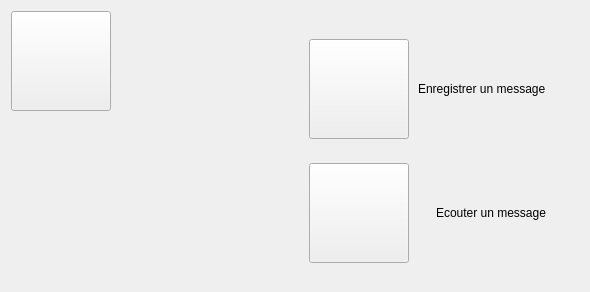
      <widget class="QWidget" name="toc_page">
       <layout class="QHBoxLayout" name="horizontalLayout_5" stretch="1,1">
        <item>
         <layout class="QHBoxLayout" name="horizontalLayout_4">
          <item>
           <layout class="QVBoxLayout" name="verticalLayout_2">
            <item>
             <widget class="QPushButton" name="backButton1">
              <property name="sizePolicy">
               <sizepolicy hsizetype="Fixed" vsizetype="Fixed">
                <horstretch>0</horstretch>
                <verstretch>0</verstretch>
               </sizepolicy>
              </property>
              <property name="minimumSize">
               <size>
                <width>100</width>
                <height>100</height>
               </size>
              </property>
              <property name="styleSheet">
               <string notr="true">QPushButton {
	border-image: url(:/images/buttons/up_button.png);
}

QPushButton:hover {
	border-image: url(:/images/buttons/up_button_hovered.png);
}

QPushButton:pressed {
	border-image: url(:/images/buttons/up_button_pressed.png);	
}

</string>
              </property>
              <property name="text">
               <string/>
              </property>
             </widget>
            </item>
            <item>
             <spacer name="verticalSpacer_6">
              <property name="orientation">
               <enum>Qt::Vertical</enum>
              </property>
              <property name="sizeHint" stdset="0">
               <size>
                <width>20</width>
                <height>40</height>
               </size>
              </property>
             </spacer>
            </item>
           </layout>
          </item>
          <item>
           <spacer name="horizontalSpacer_6">
            <property name="orientation">
             <enum>Qt::Horizontal</enum>
            </property>
            <property name="sizeHint" stdset="0">
             <size>
              <width>70</width>
              <height>20</height>
             </size>
            </property>
           </spacer>
          </item>
         </layout>
        </item>
        <item>
         <layout class="QHBoxLayout" name="horizontalLayout_3">
          <item>
           <spacer name="horizontalSpacer_7">
            <property name="orientation">
             <enum>Qt::Horizontal</enum>
            </property>
            <property name="sizeHint" stdset="0">
             <size>
              <width>48</width>
              <height>20</height>
             </size>
            </property>
           </spacer>
          </item>
          <item>
           <layout class="QVBoxLayout" name="verticalLayout">
            <item>
             <spacer name="verticalSpacer_3">
              <property name="orientation">
               <enum>Qt::Vertical</enum>
              </property>
              <property name="sizeHint" stdset="0">
               <size>
                <width>20</width>
                <height>28</height>
               </size>
              </property>
             </spacer>
            </item>
            <item>
             <layout class="QHBoxLayout" name="horizontalLayout">
              <item>
               <widget class="QPushButton" name="recordHomeButton">
                <property name="sizePolicy">
                 <sizepolicy hsizetype="Fixed" vsizetype="Fixed">
                  <horstretch>0</horstretch>
                  <verstretch>0</verstretch>
                 </sizepolicy>
                </property>
                <property name="minimumSize">
                 <size>
                  <width>100</width>
                  <height>100</height>
                 </size>
                </property>
                <property name="styleSheet">
                 <string notr="true">QPushButton {
	border-image: url(:/images/buttons/forward_button.png);
}

QPushButton:hover {
	border-image: url(:/images/buttons/forward_button_hovered.png);
}

QPushButton:pressed {
	border-image: url(:/images/buttons/forward_button_pressed.png);	
}

</string>
                </property>
                <property name="text">
                 <string/>
                </property>
               </widget>
              </item>
              <item>
               <spacer name="horizontalSpacer_3">
                <property name="orientation">
                 <enum>Qt::Horizontal</enum>
                </property>
                <property name="sizeHint" stdset="0">
                 <size>
                  <width>40</width>
                  <height>20</height>
                 </size>
                </property>
               </spacer>
              </item>
              <item>
               <widget class="QLabel" name="label">
                <property name="text">
                 <string>Enregistrer un message</string>
                </property>
               </widget>
              </item>
             </layout>
            </item>
            <item>
             <spacer name="verticalSpacer_4">
              <property name="orientation">
               <enum>Qt::Vertical</enum>
              </property>
              <property name="sizeHint" stdset="0">
               <size>
                <width>20</width>
                <height>18</height>
               </size>
              </property>
             </spacer>
            </item>
            <item>
             <layout class="QHBoxLayout" name="horizontalLayout_2">
              <item>
               <widget class="QPushButton" name="listenHomeButton">
                <property name="sizePolicy">
                 <sizepolicy hsizetype="Fixed" vsizetype="Fixed">
                  <horstretch>0</horstretch>
                  <verstretch>0</verstretch>
                 </sizepolicy>
                </property>
                <property name="minimumSize">
                 <size>
                  <width>100</width>
                  <height>100</height>
                 </size>
                </property>
                <property name="styleSheet">
                 <string notr="true">QPushButton {
	border-image: url(:/images/buttons/forward_button.png);
}

QPushButton:hover {
	border-image: url(:/images/buttons/forward_button_hovered.png);
}

QPushButton:pressed {
	border-image: url(:/images/buttons/forward_button_pressed.png);	
}

</string>
                </property>
                <property name="text">
                 <string/>
                </property>
               </widget>
              </item>
              <item>
               <spacer name="horizontalSpacer_4">
                <property name="orientation">
                 <enum>Qt::Horizontal</enum>
                </property>
                <property name="sizeHint" stdset="0">
                 <size>
                  <width>40</width>
                  <height>20</height>
                 </size>
                </property>
               </spacer>
              </item>
              <item>
               <widget class="QLabel" name="label_2">
                <property name="text">
                 <string>Ecouter un message</string>
                </property>
               </widget>
              </item>
             </layout>
            </item>
            <item>
             <spacer name="verticalSpacer_5">
              <property name="orientation">
               <enum>Qt::Vertical</enum>
              </property>
              <property name="sizeHint" stdset="0">
               <size>
                <width>20</width>
                <height>18</height>
               </size>
              </property>
             </spacer>
            </item>
           </layout>
          </item>
          <item>
           <spacer name="horizontalSpacer_5">
            <property name="orientation">
             <enum>Qt::Horizontal</enum>
            </property>
            <property name="sizeHint" stdset="0">
             <size>
              <width>70</width>
              <height>20</height>
             </size>
            </property>
           </spacer>
          </item>
         </layout>
        </item>
       </layout>
      </widget>
